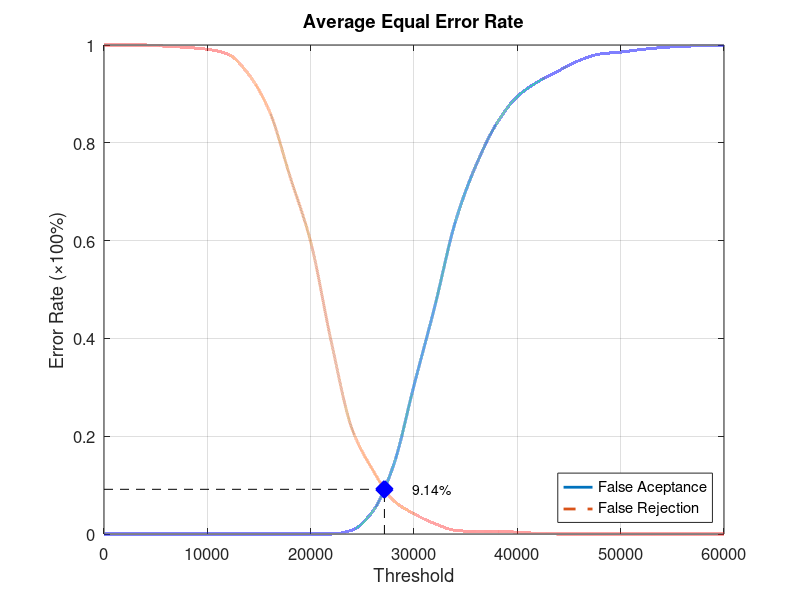
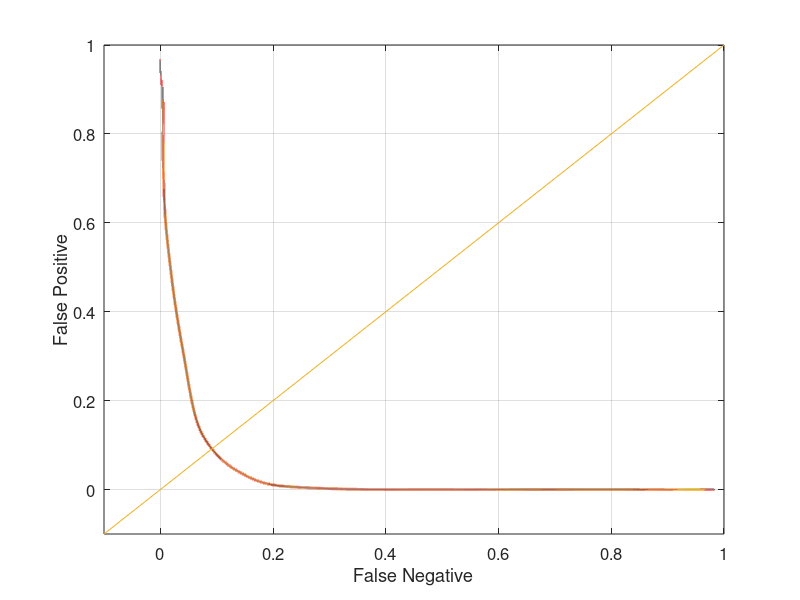

These figures' MATLAB source, in order:
function yEER = Experiment4Average
close all;
clear;
clc;
x = 0:2000:60000;
xq = 0:0.5:60000;

y0 = [0 0 0 0 0 0 0 0 0 0 0 0 0.00789474 0.0460526 0.139474 0.303947 0.464474 0.638158 0.753947 0.839474 0.894737 0.925 0.947368 0.968421 0.981579 0.985526 0.990789 0.994737 0.997368 0.998684 1];
yy0 = interp1(x, y0, xq, 'pchip');
y1 = [1 1 1 0.9975 0.995 0.99125 0.98125 0.94 0.865 0.73125 0.5975 0.3925 0.215 0.13125 0.06875 0.04125 0.02125 0.0075 0.005 0.005 0.00375 0.00125 0 0 0 0 0 0 0 0 0];
yy1 = interp1(x, y1, xq, 'pchip');

% Calculating EER: 
y2 = abs(y0 - y1);
find(y2 == min(y2))
yy2 = abs(yy0 - yy1);
xEER = find(yy2 == min(yy2));
xEERIndex = xq(xEER) % X-axis EER
yEER = yy0(xEER) % Y-axis EER

main = figure
plot(xq, yy0,'-','LineWidth', 2);	hold on
plot(xq, yy1,'--','LineWidth', 2);	hold on
plot([xEERIndex xEERIndex], [0 yEER], 'k--');	hold on
plot([0 xEERIndex], [yEER yEER], 'k--');	hold on
plot(xEERIndex, yEER, 'bx', 'LineWidth', 10);	hold on
text(xEERIndex + 10 * xEERIndex / 100, yEER, [num2str(round((10000 * yEER)) / 100) '%'])
legend('False Aceptance', 'False Rejection', 'Location', 'SouthEast')
xlabel('Threshold')
ylabel('Error Rate (\times100%)')
title('Average Equal Error Rate')
set(gca, 'FontSize', 12)
axis([0 60000 0 1])
grid on

print(main, 'Experiment4AverageMain', '-dpng');
FNRxFPR = figure('Color', [1 1 1]);
plot(yy1, yy0, '-', yy1, yy0, 'LineWidth', 2);
hold on
y = -0.1:0.1:1
plot(y, y); 
set(gca, 'FontSize', 12)
xlabel('False Negative')
ylabel('False Positive')
axis([-0.1 1 -0.1 1])
set(gca, 'FontSize', 12)
grid on

print(FNRxFPR, 'Experiment4AverageFNRxFPR','-dpng');
end
